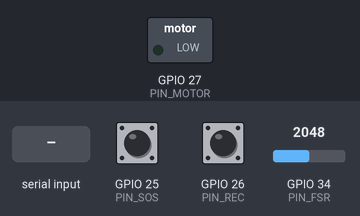
This sketch was run on a simulated ESP32. On the bench: switched loads named in the sketch (green lamp = pin HIGH). The test bench sets the inputs (shaded band); at power-on: GPIO 34 (PIN_FSR) = 2048, GPIO 25 (PIN_SOS) HIGH, GPIO 26 (PIN_REC) HIGH (analog values on the 0–4095 scale). What the sketch prints to the serial monitor is not drawn.

Above: at 1.7 s.
1.8 s: "3\n" received over Serial
4.3 s: "5\n" received over Serial
At 5.8 s:
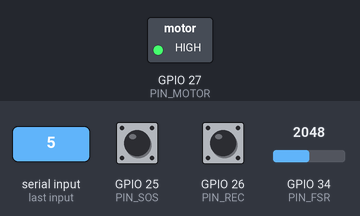
7.3 s: GPIO 34 (PIN_FSR) set to 430
10.3 s: GPIO 34 (PIN_FSR) set to 373
Timing chart, 0 to 13.3 s (numbered marks = the images above; inputs shaded):
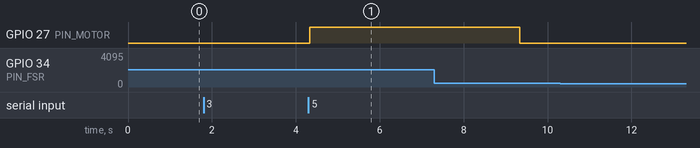

Measured:
- after the input at 4.3 s, GPIO 27 (PIN_MOTOR): LOW → HIGH at once
- after the input at 10.3 s, every drawn part: stays the same

The sketch:

symptom_tracker_diag.ino
```cpp
/**
 * symptom_tracker_diag.ino
 *
 * 裸 ESP32 分步硬件诊断（不初始化 BLE / I2S / SPIFFS）
 *
 * 默认只测 GPIO25(SOS) 与 GPIO26(REC)。
 * 确认独立后再用命令测 FSR / LED / GPIO27 / 短脉冲马达。
 *
 * Arduino IDE：
 *   Board = ESP32 Dev Module
 *   Upload Speed = 115200（建议）
 *   Erase Flash = Disabled（除非必须）
 *   串口监视器 = 115200
 *
 * 建议：ESP32 先不插洞洞板，只用 USB。
 */

#include <Arduino.h>

static const int PIN_SOS   = 25;
static const int PIN_REC   = 26;
static const int PIN_FSR   = 34;
static const int PIN_LED   = 13;
static const int PIN_MOTOR = 27;

static const int FSR_IDLE_MAX   = 200;   // 未按压常见上限（约）
static const int FSR_PRESS_MIN  = 400;   // 明显按压下限（约）

static bool motorPwmReady = false;
static uint32_t lastPrintMs = 0;

static void printHelp() {
  Serial.println();
  Serial.println("======== ESP32 裸板分步诊断 ========");
  Serial.println("命令:");
  Serial.println("  H  帮助");
  Serial.println("  1  步骤1说明：GPIO25/26（默认一直在跑）");
  Serial.println("  2  步骤2说明：GPIO34/FSR");
  Serial.println("  3  步骤3：点亮 GPIO13 LED 1秒");
  Serial.println("  4  步骤4说明：GPIO27 电压自测");
  Serial.println("  5  步骤5：GPIO27 保持 HIGH 5秒（方便万用表；先不接马达）");
  Serial.println("  V  GPIO27 保持 HIGH 直到输入 O（读电压最稳）");
  Serial.println("  6  步骤6：GPIO27 短脉冲 150ms（可接马达，仅一次短振）");
  Serial.println("  O  GPIO27 强制 LOW");
  Serial.println("  S  立刻打印一次 25/26/34");
  Serial.println("===================================");
  Serial.println();
}

static void printStep1() {
  Serial.println();
  Serial.println("----- 步骤1：GPIO25 / GPIO26 -----");
  Serial.println("接线（裸板，无洞洞板）：");
  Serial.println("  两脚悬空；用杜邦线临时对 GND 短接做测试。");
  Serial.println("  不要同时把 25 和 26 接到同一根 GND 测试线上并缠在一起造成误判。");
  Serial.println();
  Serial.println("正常：");
  Serial.println("  悬空:     GPIO25=1  GPIO26=1");
  Serial.println("  只短25地: GPIO25=0  GPIO26=1");
  Serial.println("  只短26地: GPIO25=1  GPIO26=0");
  Serial.println("  电压(悬空): 对 GND 约 3.0~3.3V");
  Serial.println("  电压(接地): 约 0~0.2V");
  Serial.println();
  Serial.println("异常：");
  Serial.println("  悬空已是 0 0     → 引脚对地损坏/板上仍有短路物");
  Serial.println("  短一个变 0 0     → 25 与 26 仍互连（芯片外或排针残留焊锡）");
  Serial.println("  短地不变 0       → 该 GPIO 开路损坏，或测到了错误焊盘");
  Serial.println("----------------------------------");
  Serial.println();
}

static void printStep2() {
  Serial.println();
  Serial.println("----- 步骤2：GPIO34 / FSR -----");
  Serial.println("接线：");
  Serial.println("  3V3 -- FSR一端");
  Serial.println("  FSR另一端 -- GPIO34");
  Serial.println("  GPIO34 -- 10kΩ -- GND");
  Serial.println();
  Serial.println("正常（串口每行里的 FSR=）：");
  Serial.println("  未按: 大约 0~200");
  Serial.println("  按压: 明显升高，常 >400，重按可达上千");
  Serial.println("  此时 GPIO25/26 必须仍保持 1（除非你同时短接了按钮脚）");
  Serial.println();
  Serial.println("异常：");
  Serial.println("  一直 0 且按压不变 → 3V3未接到FSR / FSR断线 / 34未接到");
  Serial.println("  一直很高(~4095) → 34被拉到3V3，或下拉10k缺失/接到3V3");
  Serial.println("  按FSR时25/26变0 → 仍有共地/共铜箔串扰，先别上洞洞板整板");
  Serial.println("----------------------------------");
  Serial.println();
}

static void printStep4() {
  Serial.println();
  Serial.println("----- 步骤4：GPIO27 输出能力（先不接三极管）-----");
  Serial.println("接线：GPIO27 悬空，万用表红笔 GPIO27，黑笔 GND。");
  Serial.println("操作（二选一）：");
  Serial.println("  输入 5 → GPIO27 保持 HIGH 约 5 秒，然后自动 LOW");
  Serial.println("  输入 V → GPIO27 一直 HIGH，读完后输入 O 关掉");
  Serial.println();
  Serial.println("正常：");
  Serial.println("  LOW 时:  ~0V");
  Serial.println("  HIGH 时: ~3.2~3.3V");
  Serial.println();
  Serial.println("异常：");
  Serial.println("  拉高仍接近 0V → GPIO27 损坏或对地短路");
  Serial.println("  输入 O 后仍 ~3.3V → 对 3V3 短路");
  Serial.println("----------------------------------");
  Serial.println();
}

static void motorPinSafe() {
  if (motorPwmReady) {
    ledcWrite(PIN_MOTOR, 0);
    motorPwmReady = false;
  }
  pinMode(PIN_MOTOR, OUTPUT);
  digitalWrite(PIN_MOTOR, LOW);
}

static void pulseGpio27High(uint16_t ms) {
  motorPinSafe();
  Serial.printf("[GPIO27] HIGH %u ms（可测电压）...\n", ms);
  digitalWrite(PIN_MOTOR, HIGH);
  // 每秒提示一次，方便对准表笔
  uint16_t left = ms;
  while (left > 0) {
    const uint16_t slice = left > 1000 ? 1000 : left;
    delay(slice);
    left -= slice;
    if (left > 0) {
      Serial.printf("  ...仍 HIGH，剩余约 %u ms\n", left);
    }
  }
  digitalWrite(PIN_MOTOR, LOW);
  Serial.println("[GPIO27] LOW（结束）");
}

static void holdGpio27HighUntilCancel() {
  motorPinSafe();
  digitalWrite(PIN_MOTOR, HIGH);
  Serial.println("[GPIO27] 已保持 HIGH");
  Serial.println("  现在用万用表测 GPIO27↔GND，应约 3.3V");
  Serial.println("  读完后输入 O 关掉");
}

static void pulseLed() {
  Serial.println("[LED] GPIO13 HIGH 1000 ms");
  pinMode(PIN_LED, OUTPUT);
  digitalWrite(PIN_LED, HIGH);
  delay(1000);
  digitalWrite(PIN_LED, LOW);
  pinMode(PIN_LED, INPUT);
  Serial.println("[LED] 结束（GPIO13 高阻）");
  Serial.println("正常: LED亮1秒。不亮→LED反接/电阻断/GPIO13坏/未共地");
}

static void printSnapshot() {
  const int sos = digitalRead(PIN_SOS);
  const int rec = digitalRead(PIN_REC);
  const int fsr = analogRead(PIN_FSR);
  Serial.printf("GPIO25=%d  GPIO26=%d  FSR=%d", sos, rec, fsr);
  if (sos == 1 && rec == 1) Serial.print("  | 两键悬空OK?");
  if (sos == 0 && rec == 1) Serial.print("  | 仅25低");
  if (sos == 1 && rec == 0) Serial.print("  | 仅26低");
  if (sos == 0 && rec == 0) Serial.print("  | 双低(异常或双接地)");
  if (fsr >= FSR_PRESS_MIN) Serial.print("  | FSR似按下");
  Serial.println();
}

static void handleCmd(char c) {
  switch (c) {
    case 'H': case 'h': case '?':
      printHelp();
      break;
    case '1':
      printStep1();
      break;
    case '2':
      printStep2();
      break;
    case '3':
      Serial.println();
      Serial.println("----- 步骤3：GPIO13 LED -----");
      Serial.println("接线: GPIO13 -- 220~330Ω -- LED(+) ; LED(-) -- GND");
      Serial.println("正常: 输入3后亮约1秒；GPIO13对地脉冲约3.3V");
      Serial.println("异常: 不亮→极性/电阻/开路；一直亮→短路到3V3");
      pulseLed();
      break;
    case '4':
      printStep4();
      break;
    case '5':
      Serial.println();
      Serial.println("----- 步骤5：GPIO27 / 三极管（先不接马达）-----");
      Serial.println("空载测脚：GPIO27 悬空，输入5，表笔测 5 秒内电压。");
      Serial.println("接三极管时：");
      Serial.println("  GPIO27 -- 1kΩ -- B ; E -- GND ; 马达断开");
      Serial.println("正常 HIGH: GPIO27≈3.3V；C 被拉通");
      Serial.println("异常: 拉高仍≈0 → GPIO27坏；未驱动C已对地短 → 换管");
      Serial.println("若 5 秒仍不够，改用命令 V（保持到 O）");
      pulseGpio27High(5000);
      break;
    case 'V': case 'v':
      holdGpio27HighUntilCancel();
      break;
    case '6':
      Serial.println();
      Serial.println("----- 步骤6：马达短脉冲（150ms）-----");
      Serial.println("接线:");
      Serial.println("  GPIO27 -- 1kΩ -- B");
      Serial.println("  E -- GND");
      Serial.println("  马达+ -- 3V3");
      Serial.println("  马达- -- C");
      Serial.println("  二极管: 条纹(阴极)--3V3/马达+ ; 无条纹(阳极)--C/马达-");
      Serial.println("正常: 短促一振后停止；3V3不明显崩溃");
      Serial.println("异常: 长转/发烫/3V3骤降→立刻拔USB，查二极管/三极管");
      Serial.println("注意: 仅短脉冲，旧管可能已受损，异常即停");
      pulseGpio27High(150);
      break;
    case 'O': case 'o':
      motorPinSafe();
      Serial.println("[GPIO27] 已强制 LOW");
      break;
    case 'S': case 's':
      printSnapshot();
      break;
    case '\r': case '\n': case ' ':
      break;
    default:
      Serial.printf("未知 '%c'，输入 H\n", c);
      break;
  }
}

void setup() {
  Serial.begin(115200);
  delay(400);

  // 只初始化输入；不碰 BLE / I2S / FS
  pinMode(PIN_SOS, INPUT_PULLUP);
  pinMode(PIN_REC, INPUT_PULLUP);
  pinMode(PIN_FSR, INPUT);
  pinMode(PIN_LED, INPUT);
  motorPinSafe();
  analogReadResolution(12);

  printHelp();
  printStep1();
  Serial.println("开始连续打印 GPIO25/26（每200ms）。按上面步骤操作。");
  Serial.println();
}

void loop() {
  while (Serial.available()) {
    handleCmd((char)Serial.read());
  }

  if (millis() - lastPrintMs < 200) return;
  lastPrintMs = millis();
  printSnapshot();
}
```
